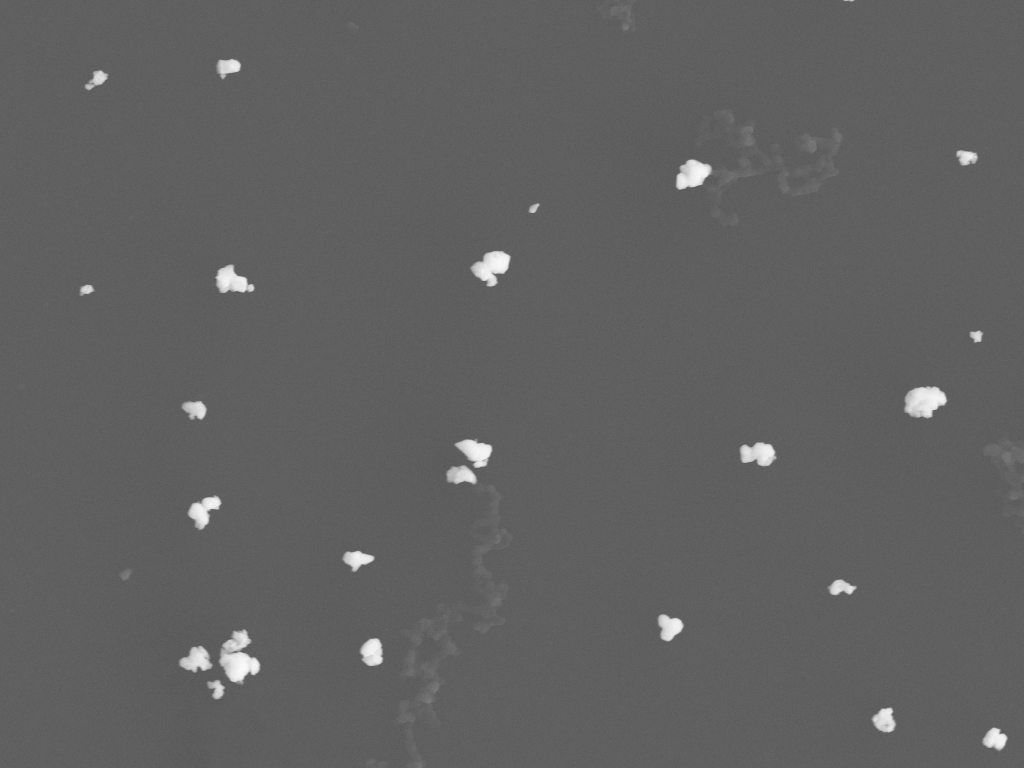
#> input picture _Archive_noLogo/2y-08WC-SDS1h-12PAH2h-wc30m-10.png, 1024 x 768 px, found by its file name
$ python TODO.py
#> lines starting #> are read from the running program, lines starting #| are printed output that depends on the picture; after the words box and inside, x2 and y2 are one past the last pixel; in counts of white or black regions, pixels touching at a corner belong together
import cv2
import matplotlib.pyplot as plt

# 读取距离变换图像
image = cv2.imread('_Archive_noLogo/2y-08WC-SDS1h-12PAH2h-wc30m-10.png')
#> image is the input picture: shape (768, 1024, 3); min 86, max 249, mean 97.1
blur = cv2.pyrMeanShiftFiltering(image, sp=21, sr=55)
gray = cv2.cvtColor(blur, cv2.COLOR_BGR2GRAY)
ret, binary = cv2.threshold(gray, 0, 255, cv2.THRESH_BINARY + cv2.THRESH_OTSU)
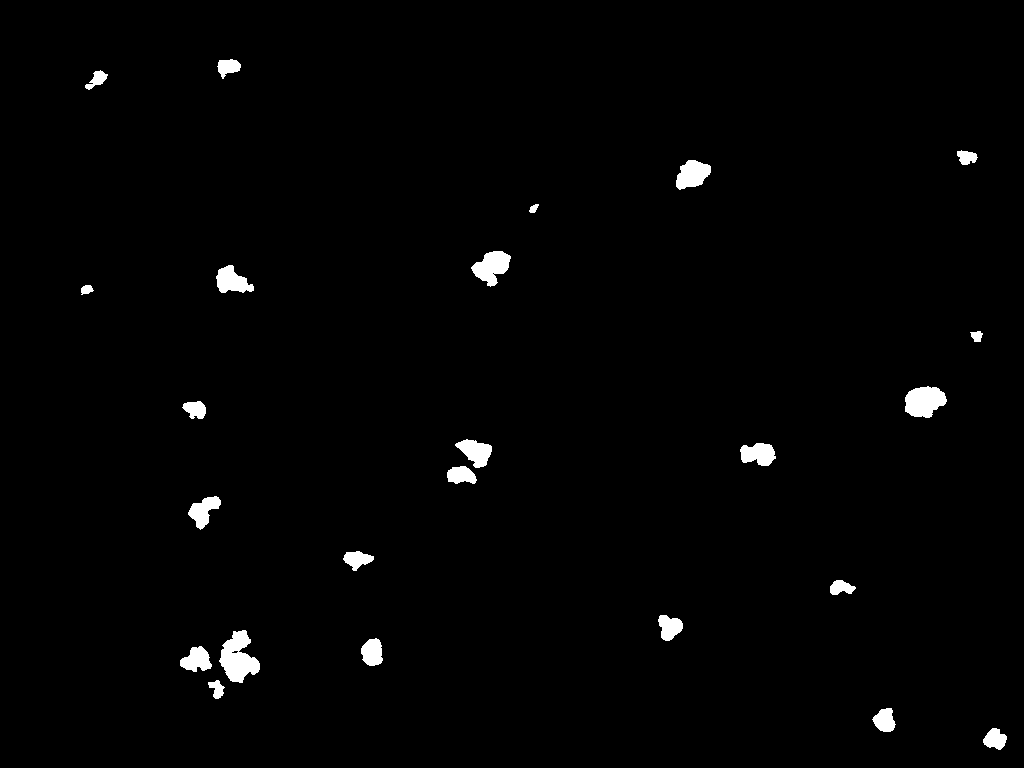
#> binary: shape (768, 1024); 1.4% white; 24 white regions, largest, box (x1, y1, x2, y2) and area: (219, 630, 260, 683) 1280, (905, 386, 947, 418) 989, (471, 251, 511, 287) 845
#> ret = 155
dist = cv2.distanceTransform(binary, cv2.DIST_L2, 5)
dist_out = cv2.normalize(dist, 0, 1.0, cv2.NORM_MINMAX)

# 提取像素值
pixel_values = dist.flatten()

# 统计像素值频率
pixel_counts = {}
for pixel in pixel_values:
    if pixel in pixel_counts:
        pixel_counts[pixel] += 1
    else:
        pixel_counts[pixel] = 1
#> after the loop, pixel_counts = 88 items

# 排序像素值和频率
sorted_pixels = sorted(pixel_counts.items())
#> sorted_pixels = 88 pairs, first value 0 to 14.39, second value 1 to 775387
pixels, counts = zip(*sorted_pixels)
#> pixels = 88 values from 0 to 14.39; counts = 88 values, max 775387 at index 0, min 1 at index 74, mean 8936.7

# 绘制直方图
plt.bar(pixels, counts)

# 设置图表标题和轴标签
plt.title('Pixel Histogram of Distance Transform Image')
plt.xlabel('Pixel Value')
plt.ylabel('Frequency')

# 显示直方图
plt.show()
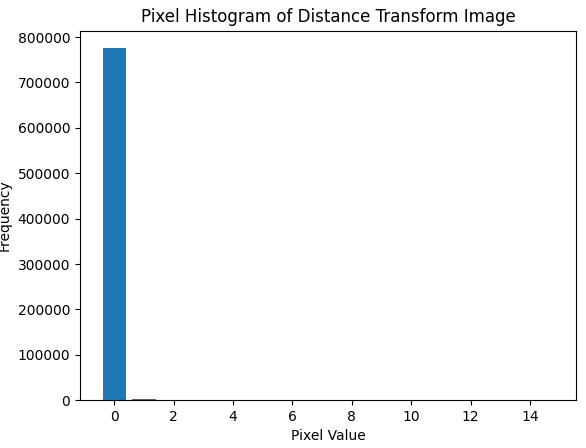
#> figure drawn by matplotlib, 1 panel; tallest bar 775387 high, from x = -0.4 to 0.4

$ run again, with _Archive_noLogo/2y-08WC-SDS1h-12PAH2h-wc30m-01.png copied over _Archive_noLogo/2y-08WC-SDS1h-12PAH2h-wc30m-10.png
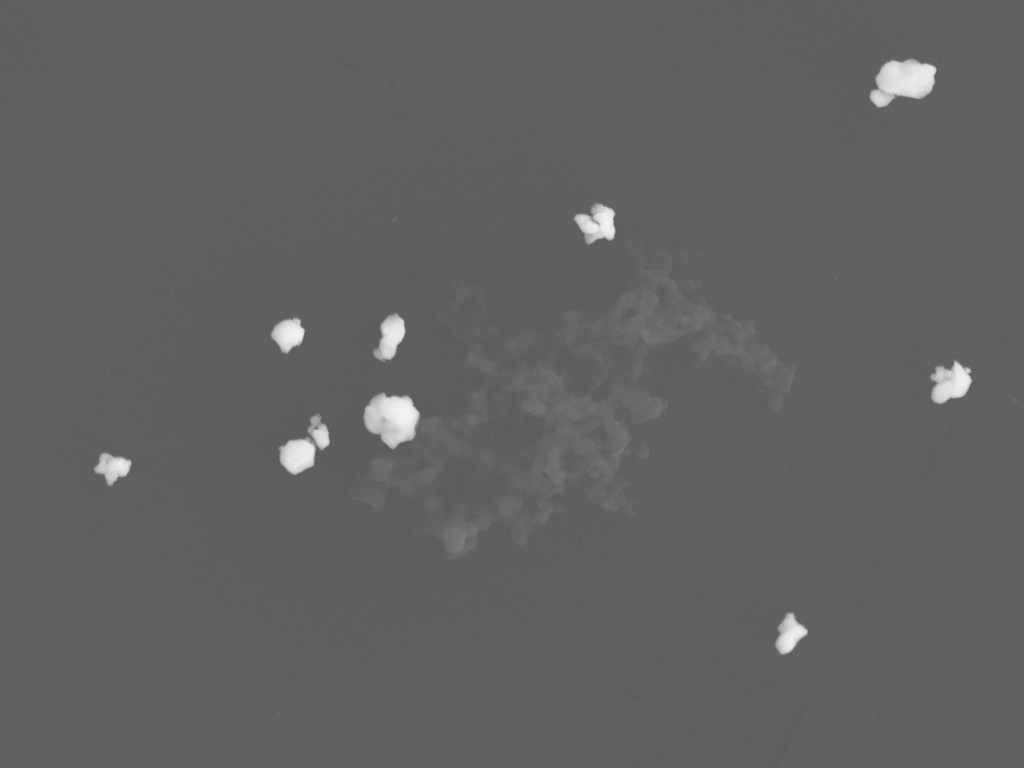
#> input picture _Archive_noLogo/2y-08WC-SDS1h-12PAH2h-wc30m-01.png, 1024 x 768 px, found by its file name
#> image is the input picture: shape (768, 1024, 3); min 87, max 246, mean 98.3
#> `ret, binary = cv2.threshold(gray, 0, 255, cv2.THRESH_BINARY + cv2.THRE..`:
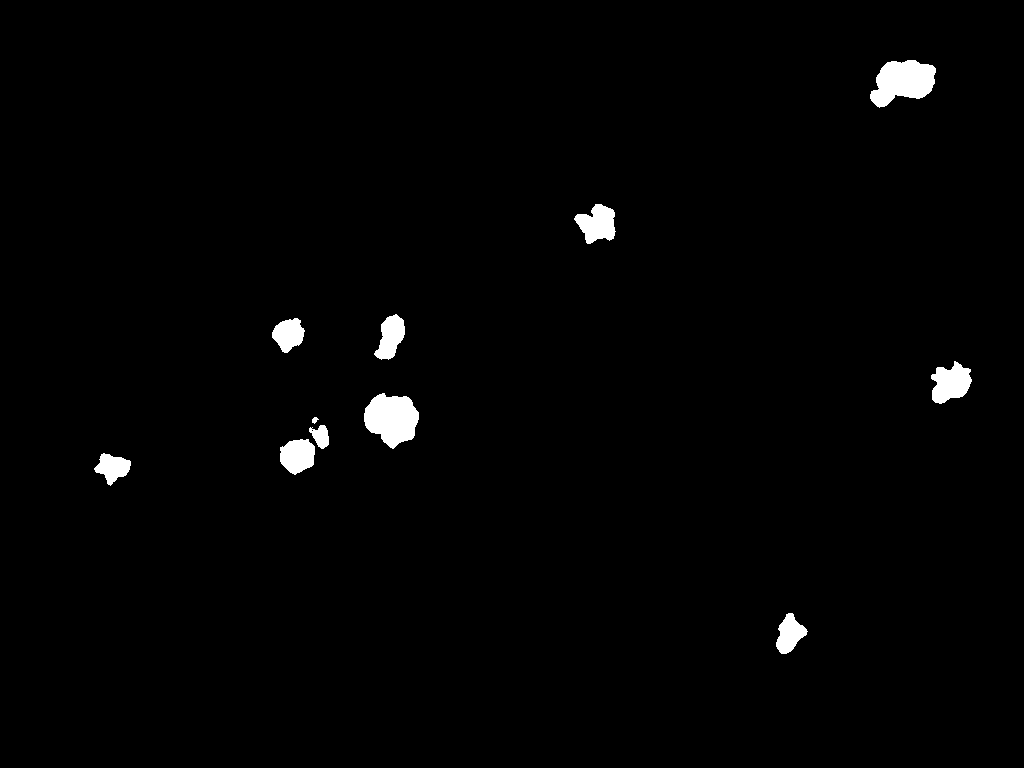
#> binary: shape (768, 1024); 1.4% white; 11 white regions, largest, box (x1, y1, x2, y2) and area: (364, 393, 419, 449) 2139, (870, 60, 936, 108) 2121, (931, 361, 972, 404) 1170
#> ret = 154
#> after the loop `for pixel in pixel_values:`: pixel_counts = 185 items
#> sorted_pixels = 185 pairs, first value 0 to 21.77, second value 1 to 775521
#> pixels = 185 values from 0 to 21.77; counts = 185 values, max 775521 at index 0, min 1 at index 161, mean 4251
#> `plt.show()`:
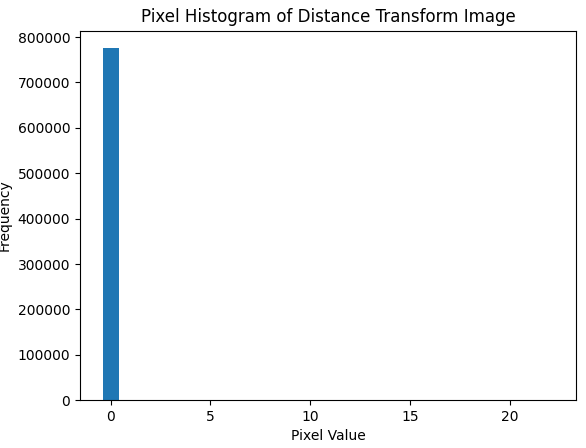
#> figure drawn by matplotlib, 1 panel; tallest bar 775521 high, from x = -0.4 to 0.4

$ run again, with _Archive_noLogo/2y-08WC-SDS1h-12PAH2h-wc30m-02.png copied over _Archive_noLogo/2y-08WC-SDS1h-12PAH2h-wc30m-10.png
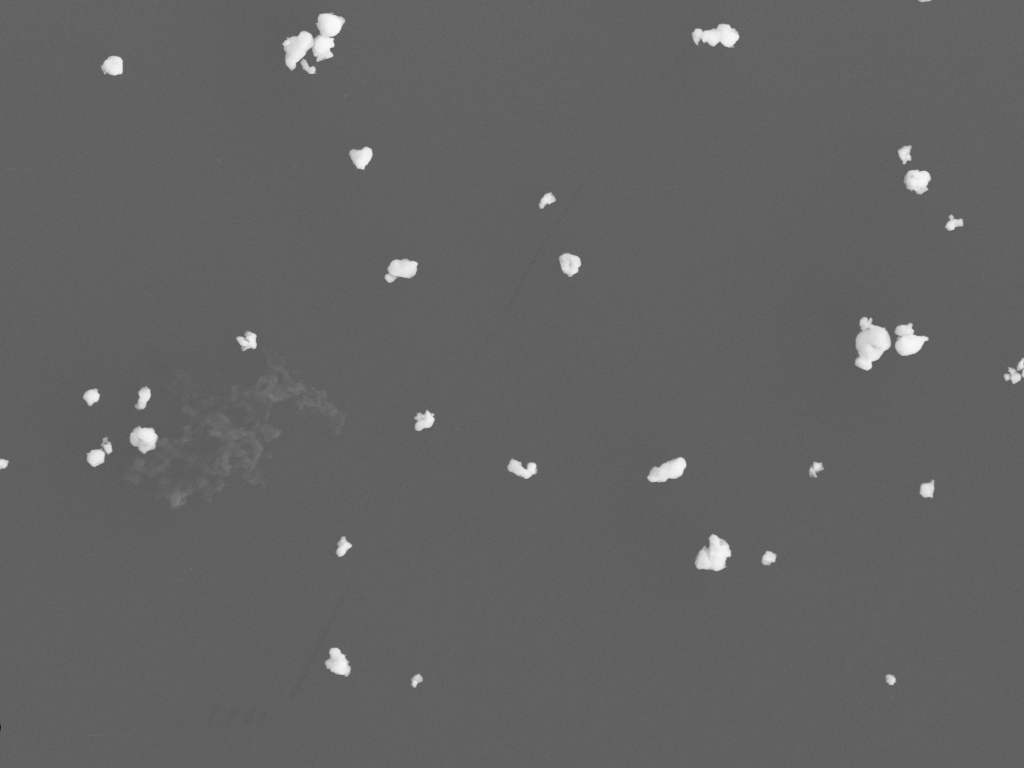
#> input picture _Archive_noLogo/2y-08WC-SDS1h-12PAH2h-wc30m-02.png, 1024 x 768 px, found by its file name
#> image is the input picture: shape (768, 1024, 3); min 28, max 249, mean 99.1
#> `ret, binary = cv2.threshold(gray, 0, 255, cv2.THRESH_BINARY + cv2.THRE..`:
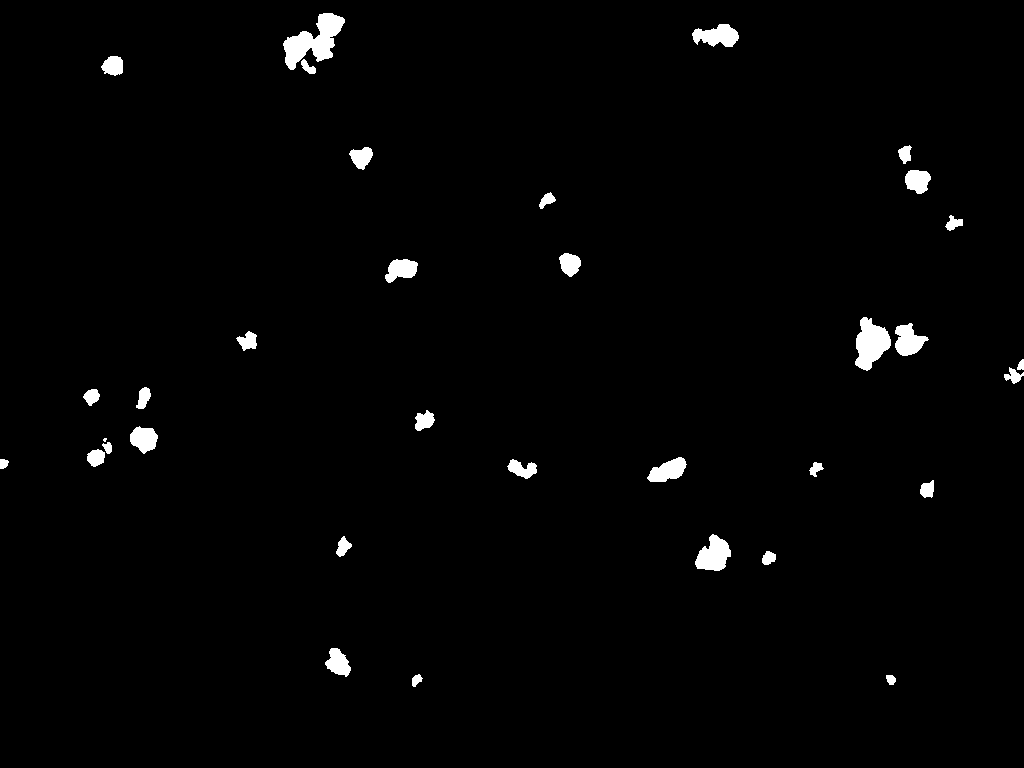
#> binary: shape (768, 1024); 1.6% white; 34 white regions (1 under 20 px), largest, box (x1, y1, x2, y2) and area: (283, 13, 345, 70) 1687, (855, 317, 891, 371) 1224, (695, 534, 731, 571) 862
#> ret = 157
#> after the loop `for pixel in pixel_values:`: pixel_counts = 86 items
#> sorted_pixels = 86 pairs, first value 0 to 14.99, second value 1 to 774229
#> pixels = 86 values from 0 to 14.99; counts = 86 values, max 774229 at index 0, min 1 at index 50, mean 9144.6
#> `plt.show()`:
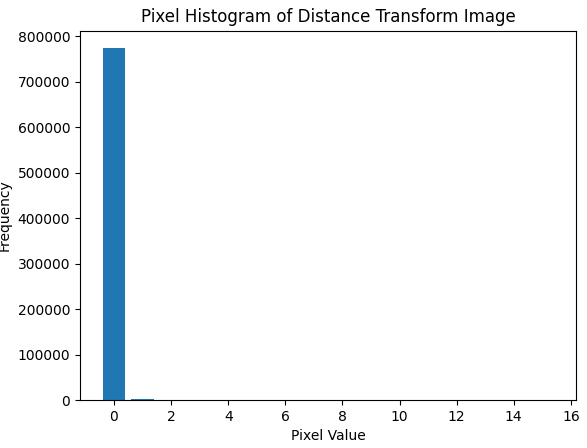
#> figure drawn by matplotlib, 1 panel; tallest bar 774229 high, from x = -0.4 to 0.4

$ run again, with _Archive_noLogo/2y-08WC-SDS1h-12PAH2h-wc30m-03.png copied over _Archive_noLogo/2y-08WC-SDS1h-12PAH2h-wc30m-10.png
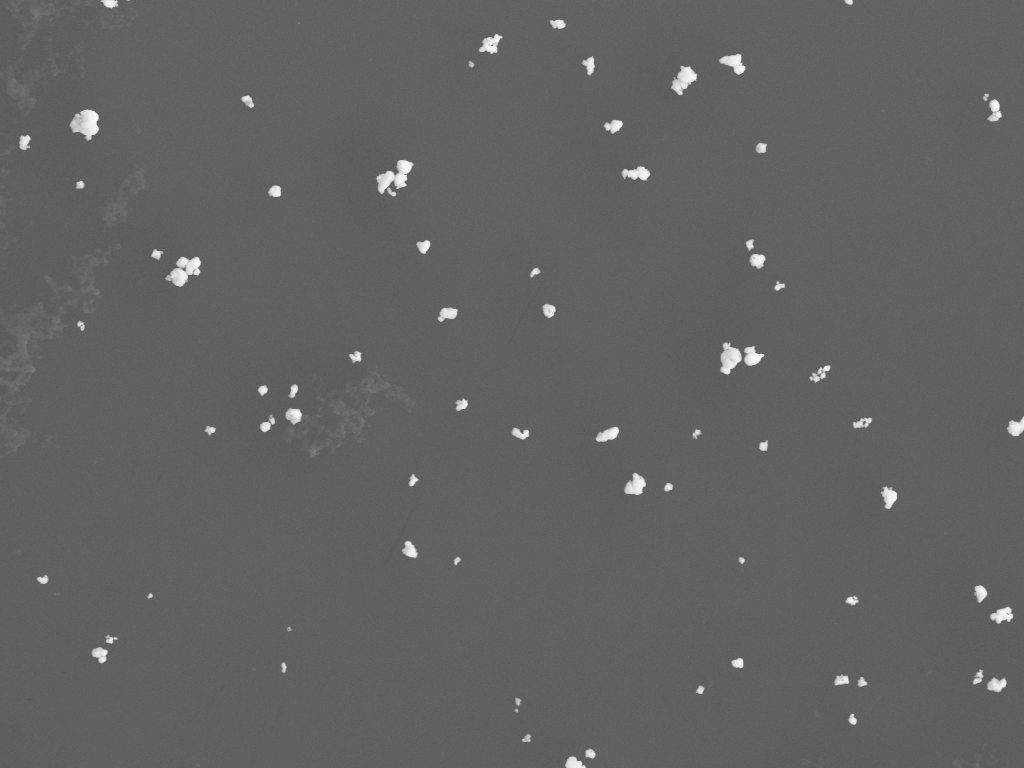
#> input picture _Archive_noLogo/2y-08WC-SDS1h-12PAH2h-wc30m-03.png, 1024 x 768 px, found by its file name
#> image is the input picture: shape (768, 1024, 3); min 87, max 249, mean 98.4
#> `ret, binary = cv2.threshold(gray, 0, 255, cv2.THRESH_BINARY + cv2.THRE..`:
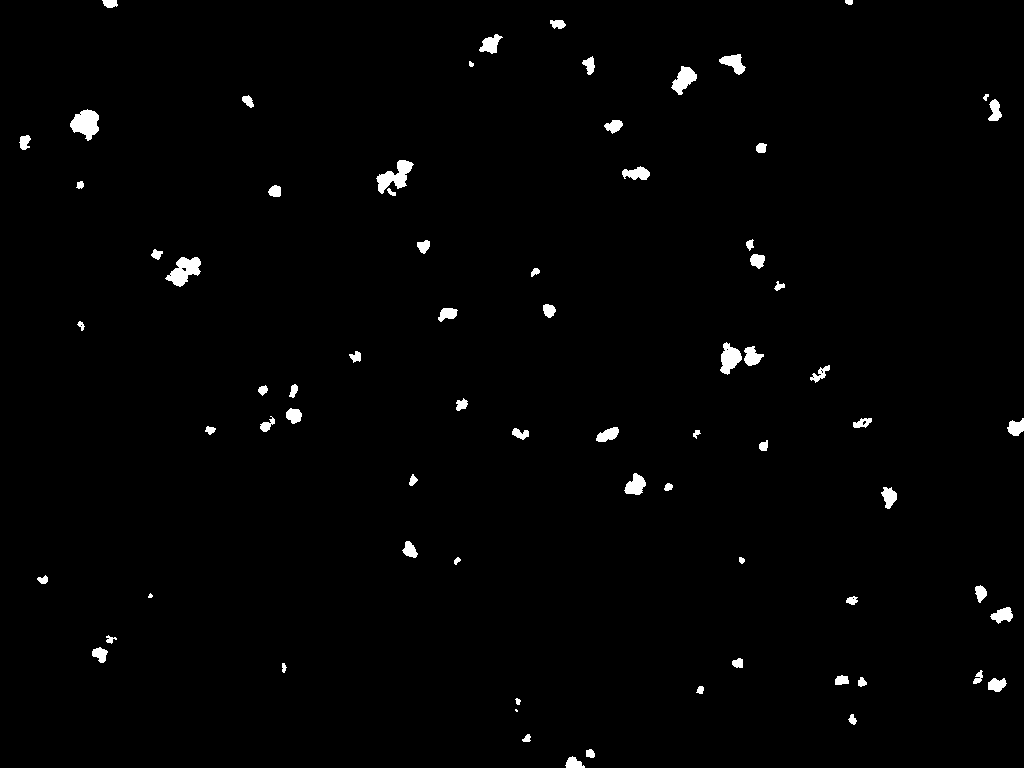
#> binary: shape (768, 1024); 1.3% white; 73 white regions (2 under 20 px), largest, box (x1, y1, x2, y2) and area: (70, 109, 99, 141) 597, (165, 257, 201, 287) 595, (376, 160, 414, 194) 590
#> ret = 155
#> after the loop `for pixel in pixel_values:`: pixel_counts = 49 items
#> sorted_pixels = 49 pairs, first value 0 to 10.79, second value 1 to 776282
#> pixels = 49 values from 0 to 10.79; counts = 49 values, max 776282 at index 0, min 1 at index 41, mean 16049.6
#> `plt.show()`:
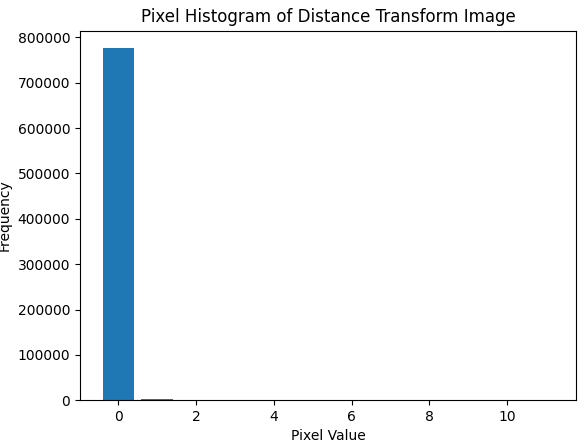
#> figure drawn by matplotlib, 1 panel; tallest bar 776282 high, from x = -0.4 to 0.4
